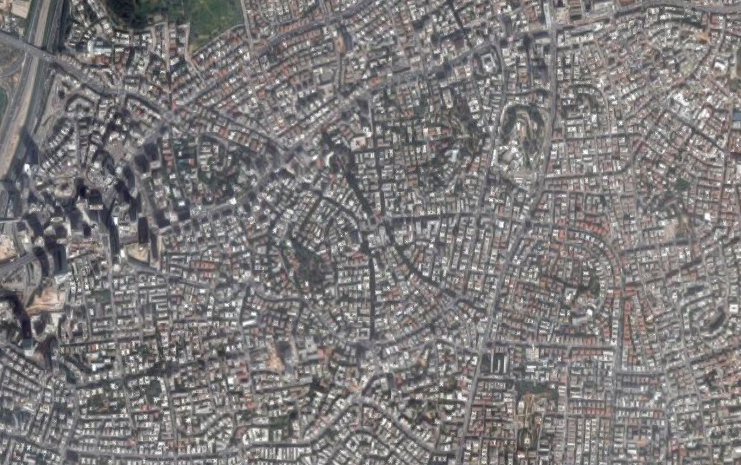
#> input picture image-to-loc/res/rg.png, 741 x 465 px; its folder holds 6 pictures in this run
$ python image-to-loc.py   (Python 2 division)
#> lines starting #> are read from the running program, lines starting #| are printed output that depends on the picture; long printed decimals are rounded
# -*- coding: utf-8 -*-

import cv2
import os
import numpy as np

def read_image(file_name):
#> called with file_name = 'rg.png'
    return cv2.imread(os.path.join("res", file_name))
#> returned value is the input picture: shape (465, 741, 3); mean B, G, R 122.7, 122.5, 125
#> call 2 of read_image, with file_name = 'rg_pattern5.png'
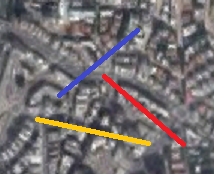
#> input picture image-to-loc/res/rg_pattern5.png, 214 x 174 px
#> in read_image, returned value is the input picture: shape (174, 214, 3); mean B, G, R 112.3, 111.2, 116.9

def display_image(image):
    cv2.imshow("hackathon", image)
    cv2.waitKey()
    cv2.destroyAllWindows()

def overlay_image(bottom, top, loc, scale):
    top = cv2.resize(top, (0, 0), fx=scale, fy=scale)
    for x in xrange(0, len(top)):
        for y in xrange(0, len(top[0])):
            bottom[loc[0] + x][loc[1] + y] = top[x][y]

def match_images(image, pattern):
    scales = np.logspace(-0.5, 0, 50)
    best_score = 0
    for scale in scales:
        scaled_pattern = cv2.resize(pattern, (0, 0), fx=scale, fy=scale)
        match_mat = cv2.matchTemplate(image, scaled_pattern, cv2.TM_CCOEFF)
        _, score, _, loc = cv2.minMaxLoc(match_mat)
        if score > best_score:
            best_score, best_loc, best_scale = score, loc, scale
#> this loop made 50 passes
#> (score, best_score, best_loc, best_scale) on passes 1, 6, 7, 8, 9, 10, 11, 12, 13, 14, 17, 18: (2362018, 2362018, (88, 185), 0.316), (2457633.2, 2457633.2, (40, 273), 0.356), (2710494.5, 2710494.5, (39, 273), 0.364), (2716075.8, 2716075.8, (38, 273), 0.373), (2810331.8, 2810331.8, (139, 222), 0.382), (2922346.2, 2922346.2, (40, 269), 0.391), (3031664.8, 3031664.8, (39, 269), 0.4), (3116410, 3116410, (9, 201), 0.409), (3303138.8, 3303138.8, (39, 269), 0.419), (3731035.8, 3731035.8, (38, 268), 0.429), (3932849.2, 3932849.2, (38, 254), 0.461), (4452458.5, 4452458.5, (21, 323), 0.471)
#> (score, loc) on passes 2, 3, 4, 5, 15, 16: (2297745.8, (88, 184)), (2289114.5, (87, 184)), (2218346.5, (387, 381)), (2298707, (386, 381)), (3597509, (37, 267)), (3728989.2, (213, 348))
#> pass 1, in match_images, `scaled_pattern = cv2.resize(pattern, (0, 0), fx=scale, fy=scale)`:
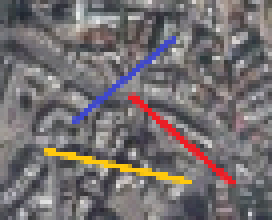
#> scaled_pattern: shape (55, 68, 3) (shown 4 times larger); mean B, G, R 112.1, 111, 116.9
#> pass 1, in match_images, `match_mat = cv2.matchTemplate(image, scaled_pattern, cv2.TM_CCOEFF)`:
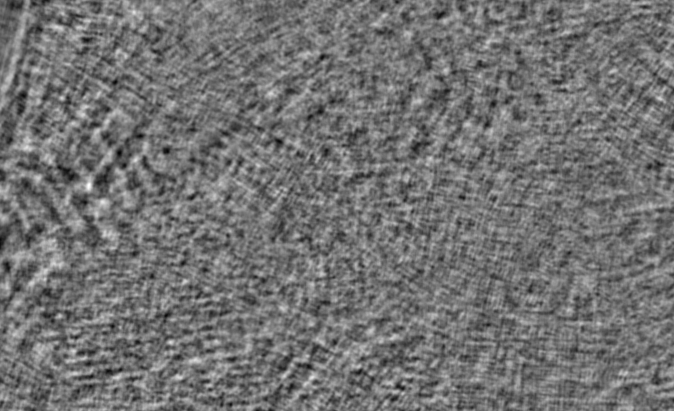
#> match_mat: shape (411, 674) float32; min -1921169.9, max 2362018, mean 3816.8; drawn with min black and max white
#> pass 2, in match_images, `match_mat = cv2.matchTemplate(image, scaled_pattern, cv2.TM_CCOEFF)`:
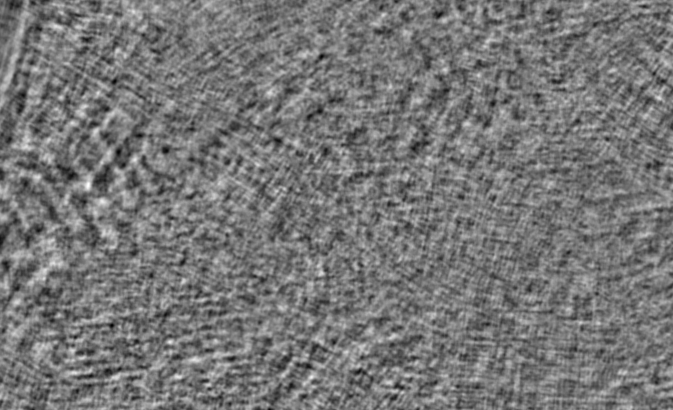
#> match_mat: shape (410, 673) float32; min -1992640, max 2297745.8, mean 4682.6; drawn with min black and max white
#> after the loop:
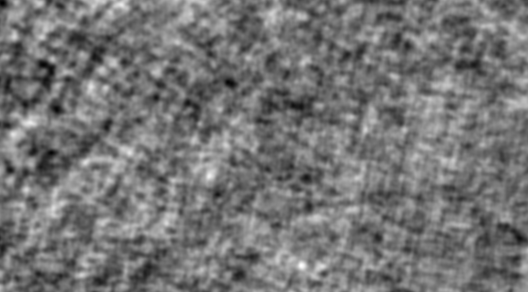
#> match_mat: shape (292, 528) float32; min -10644897, max 12775363, mean 91533.5; drawn with min black and max white
#> after the loop, best_scale = 0.671; best_score = 52176692
    return best_loc, best_scale, best_score

image = read_image("rg.png")
pattern = read_image("rg_pattern5.png")
loc, scale, score = match_images(image, pattern)
#> loc = (48, 41); scale = 0.671; score = 52176692
mod_image = np.copy(image)
overlay_image(mod_image, pattern, loc, scale)
#> in overlay_image, `top = cv2.resize(top, (0, 0), fx=scale, fy=scale)`:
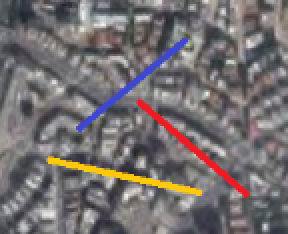
#> top: shape (117, 144, 3) (shown 2 times larger); mean of channels 0, 1, 2 112.2, 111, 116.7; drawn as B, G, R
#> the loop in overlay_image, `for x in xrange(0, len(top)):` made 117 passes
#> after the loop in overlay_image, `for x in xrange(0, len(top)):`:
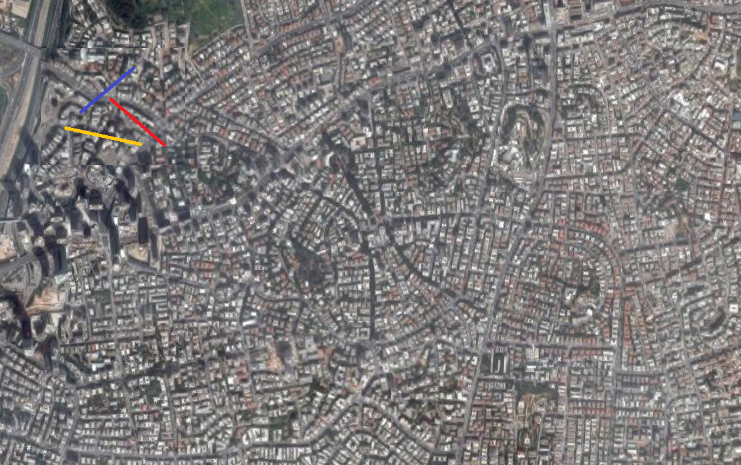
#> bottom: shape (465, 741, 3); mean B, G, R 122.6, 122.5, 125.2

print "location:", loc
#| location: (48, 41)
print "scale:", scale
#| scale: 0.6707
print "score:", score
#| score: 52176692.0
display_image(image)
display_image(pattern)
display_image(mod_image)
